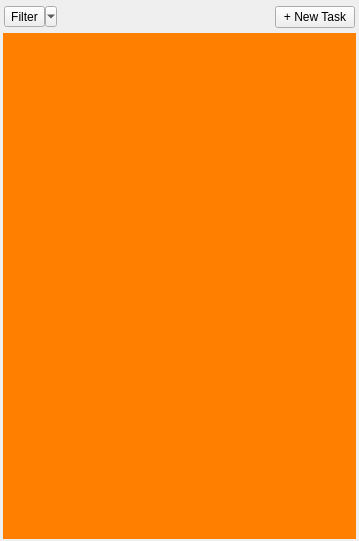
<?xml version="1.0" encoding="UTF-8"?>
<ui version="4.0">
 <class>MyTasksForm</class>
 <widget class="QWidget" name="MyTasksForm">
  <property name="geometry">
   <rect>
    <x>0</x>
    <y>0</y>
    <width>359</width>
    <height>541</height>
   </rect>
  </property>
  <property name="windowTitle">
   <string>Form</string>
  </property>
  <layout class="QVBoxLayout" name="verticalLayout" stretch="0,0">
   <property name="spacing">
    <number>4</number>
   </property>
   <property name="leftMargin">
    <number>2</number>
   </property>
   <property name="topMargin">
    <number>6</number>
   </property>
   <property name="rightMargin">
    <number>2</number>
   </property>
   <property name="bottomMargin">
    <number>2</number>
   </property>
   <item>
    <layout class="QHBoxLayout" name="horizontalLayout">
     <property name="leftMargin">
      <number>2</number>
     </property>
     <property name="rightMargin">
      <number>2</number>
     </property>
     <property name="bottomMargin">
      <number>1</number>
     </property>
     <item>
      <widget class="QToolButton" name="filter_btn">
       <property name="styleSheet">
        <string notr="true"/>
       </property>
       <property name="text">
        <string>Filter</string>
       </property>
       <property name="popupMode">
        <enum>QToolButton::MenuButtonPopup</enum>
       </property>
       <property name="toolButtonStyle">
        <enum>Qt::ToolButtonTextBesideIcon</enum>
       </property>
       <property name="autoRaise">
        <bool>false</bool>
       </property>
      </widget>
     </item>
     <item>
      <spacer name="horizontalSpacer">
       <property name="orientation">
        <enum>Qt::Horizontal</enum>
       </property>
       <property name="sizeHint" stdset="0">
        <size>
         <width>40</width>
         <height>20</height>
        </size>
       </property>
      </spacer>
     </item>
     <item>
      <widget class="QPushButton" name="new_task_btn">
       <property name="text">
        <string>+ New Task</string>
       </property>
      </widget>
     </item>
    </layout>
   </item>
   <item>
    <layout class="QHBoxLayout" name="horizontalLayout_2">
     <property name="leftMargin">
      <number>1</number>
     </property>
     <property name="rightMargin">
      <number>1</number>
     </property>
     <item>
      <widget class="SearchWidget" name="search_ctrl" native="true">
       <property name="minimumSize">
        <size>
         <width>0</width>
         <height>20</height>
        </size>
       </property>
       <property name="styleSheet">
        <string notr="true">#search_ctrl {
background-color: rgb(255, 128, 0);
}</string>
       </property>
      </widget>
     </item>
    </layout>
   </item>
  </layout>
 </widget>
 <customwidgets>
  <customwidget>
   <class>SearchWidget</class>
   <extends>QWidget</extends>
   <header>..framework_qtwidgets</header>
   <container>1</container>
  </customwidget>
 </customwidgets>
 <resources/>
 <connections/>
</ui>
